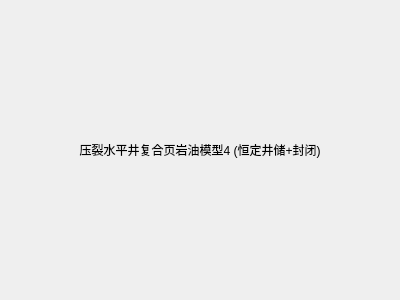
<?xml version="1.0" encoding="UTF-8"?>
<ui version="4.0">
 <class>ModelWidget4</class>
 <widget class="QWidget" name="ModelWidget4">
  <property name="geometry">
   <rect>
    <x>0</x>
    <y>0</y>
    <width>400</width>
    <height>300</height>
   </rect>
  </property>
  <layout class="QVBoxLayout" name="verticalLayout">
   <item>
    <widget class="QLabel" name="label">
     <property name="text">
      <string>压裂水平井复合页岩油模型4 (恒定井储+封闭)</string>
     </property>
     <property name="alignment">
      <set>Qt::AlignCenter</set>
     </property>
    </widget>
   </item>
  </layout>
 </widget>
 <resources/>
 <connections/>
</ui>
